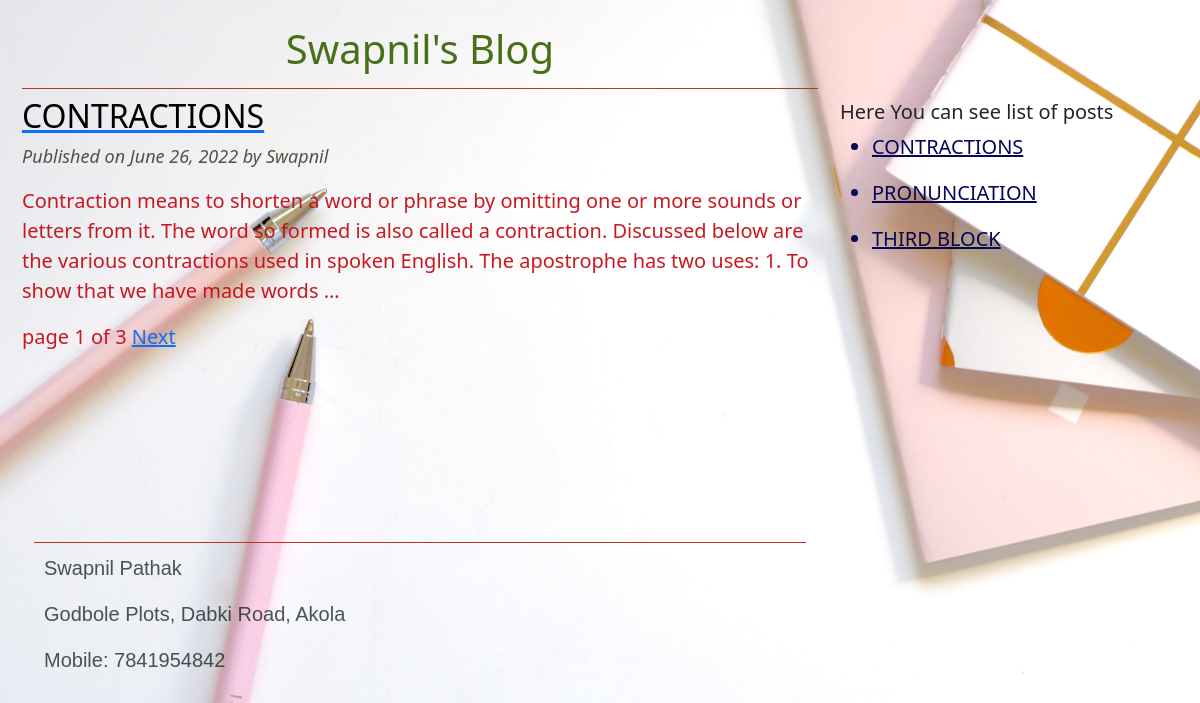
The page / on the database its author committed.
### myblog/models.py (models this page shows, shortened)
class Post(models.Model):
    STATUS_CHOICE = (('draft','Draft'),('publish','Publish'))
    title = models.CharField(max_length=256)
    slug = models.SlugField(max_length=256, unique_for_date='publish')
    author =models.ForeignKey(User,on_delete=models.DO_NOTHING,related_name='Posts' )
    body = models.TextField()
    publish = models.DateField(default=timezone.now)
    created = models.DateTimeField(auto_now_add=True)
    update = models.DateTimeField(auto_now=True)
    status=models.CharField(max_length=10,choices=STATUS_CHOICE, default='draft')
    objects=CustomManager()
    class Meta:
        ordering=('-publish',)
    def get_absolute_url(self):
        return reverse('post_detail',args=[self.publish.year,self.publish.strftime('%m'),self.publish.strftime('%d'),self.slug])

### myblog/views.py (the view)
# urls.py: path('', views.post_list_view),
def post_list_view(request):
    post_list = Post.objects.all()
    post = Post.objects.all()
    paginator=Paginator(post_list,1)
    page_number=request.GET.get('page')
    try:
        post_list=paginator.page(page_number)
    except PageNotAnInteger:
        post_list=paginator.page(1)
    except EmptyPage:
        post_list=paginator.page(paginator.num_pages)
    return render(request,'post_list.html',{'post_list':post_list,'post':post})

### myblog/models.py (called while the page is built)
    def get_queryset(self):
        return super().get_queryset().filter(status='publish')

### templates/post_list.html (shortened to what this page needs)
{% extends 'base.html'%}
        {% block content %}
        <div class="container">
            <div class="row">
                <div class="col-md-12">
                    <h1 id="head" >Swapnil's Blog</h1>
                </div>
            </div>
            {%for post in post_list%}
            <div class="row">
                <div class="col-md-6">
                    <a href="{{post.get_absolute_url}}"> <h2 id="tit"> {{post.title}}</h2></a>
                </div>
            </div>
            <div class="row">
                <div class="col-md-">
                    <p id="date"> Published on {{post.publish}} by {{post.author | title}}</p>
                    <p id="pa">
                        {{post.body|truncatewords:50|linebreaks}}
                    </p>
                {%endfor%}
                </div>
            </div>
            <div class="row">
                <div class="col-md-8">
                    {%include 'pagination.html' with page=post_list%}
                </div>
            </div>
            <div class="container" >
                <div class=" row">
                    <div class="col=md-4">
                        <footer id="footer">
                            <p>
                                Swapnil Pathak
                                <address>Godbole Plots, Dabki Road, Akola</address>
                                Mobile: 7841954842
                            </p>
                        </footer>
                    </div>
                </div>
            </div>
        </div>
        {%endblock%}
        {% block sidebar %}
        <h5>Here You can see list of posts</h5>
            {% for post in post %}
            <ul id="list">
                <a href="{{post.get_absolute_url}}" id="list"> <li>{{post.title}}</li></a>
            </ul>
            {% endfor %}
        {%endblock%}

### templates/base.html (shortened to what this page needs)
<!DOCTYPE html>
{%load static %}
<html lang="en">
<head>
    <link rel="stylesheet" href="{% static 'bootstrap-4.5.3-dist/css/bootstrap.min.css'%}">
<link href="https://cdn.jsdelivr.net/npm/bootstrap@5.2.0-beta1/dist/css/bootstrap.min.css" rel="stylesheet">
<link rel="stylesheet" href="{% static "css/blog1.css" %}">
</head>
<body>
    <div class="content">
        {% block content %}{% endblock %}
    </div>
    <div class="sidebar">
        {% block sidebar %}{% endblock %}
    </div>
</body>
</html>

### templates/pagination.html (shortened to what this page needs)
<div class="paginator">
<span class='current'>
page {{page.number}} of {{page.paginator.num_pages}}
</span>
 <span>
 {%if page.has_next%}
 <a href="?page={{page.next_page_number}}">Next</a>
{%endif%}
</span>
</div>

### static/css/blog1.css (style rules this page uses)
#head { text-align: center; border-bottom: 1px solid rgb(182, 55, 33); padding: 15px; color: rgb(72, 112, 25); }
#date { color: rgb(82, 82, 69); font-size: 18px; font-style: italic; }
#footer { position: fixted; padding: 10px 10px 0px 10px; bottom: 0; width: 100%; color:rgba(10, 32, 24, 0.747); font-family: Verdana, Geneva, Tahoma, sans-serif; margin-top: 190px; border-top: 1px solid rgb(182, 55, 33); }
.sidebar { width:30%; margin-top: 100px; float:right; height:100%; font-size: 20px; }
.content { width:70%; float:left; padding: 10px; font-size: 20px; align-self:auto; color:#c40a13ef; }
#tit { color:black; text-transform: uppercase; text-decoration-color: brown; }
#list { color: rgb(7, 5, 85); text-transform: uppercase; }

### rows shown on the page
Post: title "CONTRACTIONS", publish "June 26, 2022", author "Swapnil", body "Contraction means to shorten a word or phrase by omitting one or more sounds or letters from it. The word so formed is also called a contraction. Discussed below are the various contractions used in spoken English. The apostrophe has two uses: 1. To show that we have made words …"
Post: title "PRONUNCIATION"
Post: title "THIRD BLOCK"

### other values the page prints
{{ page.number }} "1"
{{ page.paginator.num_pages }} "3"
